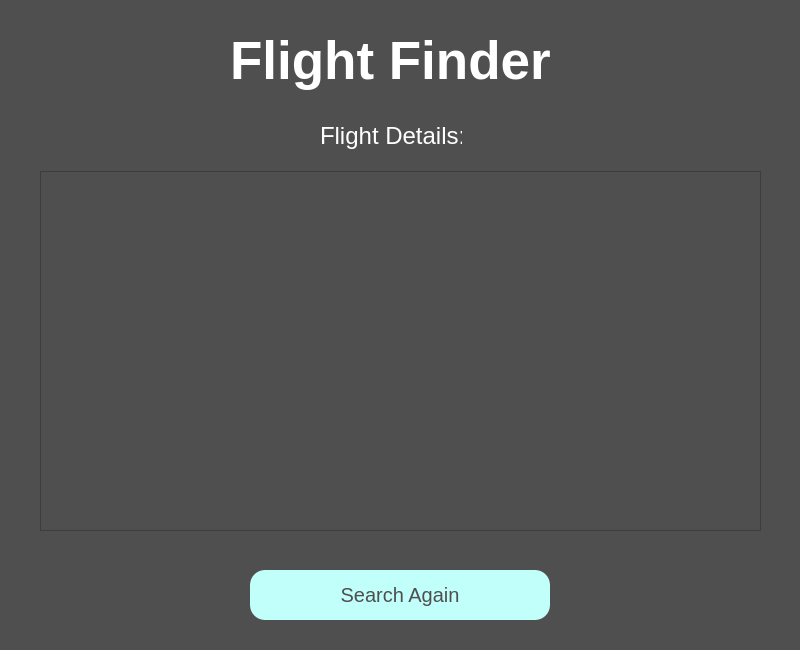
<?xml version="1.0" encoding="UTF-8"?>
<ui version="4.0">
 <class>Dialog</class>
 <widget class="QDialog" name="Dialog">
  <property name="enabled">
   <bool>true</bool>
  </property>
  <property name="geometry">
   <rect>
    <x>0</x>
    <y>0</y>
    <width>800</width>
    <height>650</height>
   </rect>
  </property>
  <property name="font">
   <font>
    <pointsize>15</pointsize>
   </font>
  </property>
  <property name="windowTitle">
   <string>Dialog</string>
  </property>
  <property name="styleSheet">
   <string notr="true">background-color: rgb(79, 79, 79);</string>
  </property>
  <widget class="QPushButton" name="search_again">
   <property name="geometry">
    <rect>
     <x>250</x>
     <y>570</y>
     <width>300</width>
     <height>50</height>
    </rect>
   </property>
   <property name="font">
    <font>
     <pointsize>15</pointsize>
    </font>
   </property>
   <property name="styleSheet">
    <string notr="true">color: rgb(79, 79, 79);
padding: 10px;
border-radius: 15px;
background-color: rgb(193, 255, 250);</string>
   </property>
   <property name="text">
    <string>Search Again</string>
   </property>
  </widget>
  <widget class="QLabel" name="mainTitle">
   <property name="geometry">
    <rect>
     <x>230</x>
     <y>10</y>
     <width>340</width>
     <height>101</height>
    </rect>
   </property>
   <property name="font">
    <font>
     <pointsize>40</pointsize>
     <weight>75</weight>
     <bold>true</bold>
    </font>
   </property>
   <property name="styleSheet">
    <string notr="true">color: rgb(255, 255, 255);</string>
   </property>
   <property name="text">
    <string>Flight Finder</string>
   </property>
  </widget>
  <widget class="QLabel" name="label">
   <property name="geometry">
    <rect>
     <x>320</x>
     <y>110</y>
     <width>142</width>
     <height>51</height>
    </rect>
   </property>
   <property name="styleSheet">
    <string notr="true">color: rgb(255, 255, 255);
font-size: 18pt

</string>
   </property>
   <property name="text">
    <string>Flight Details:</string>
   </property>
  </widget>
  <widget class="QListWidget" name="list">
   <property name="geometry">
    <rect>
     <x>40</x>
     <y>171</y>
     <width>721</width>
     <height>360</height>
    </rect>
   </property>
   <property name="styleSheet">
    <string notr="true">color:white;
font-size: 12pt;
padding: 15px</string>
   </property>
  </widget>
 </widget>
 <resources/>
 <connections/>
</ui>
